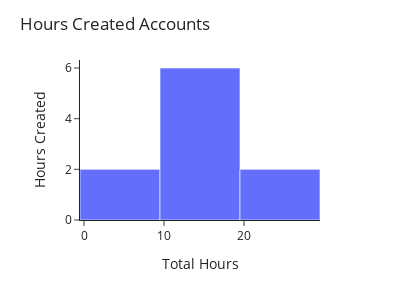

Source (notebook cell):
### Code cell
fig = px.histogram(df_users_transformed, x='HOUR_CREATED',)
fig.update_layout(
    title='Hours Created Accounts',
    width=400,
    height=300,
    xaxis_title='Total Hours',
    yaxis_title='Hours Created',
    template='simple_white',
)

### Figure 1 — Plotly figure (JSON) as saved in the notebook; plotly's stock layout.template omitted (floating-point values rounded to 4 significant figures)
{"data": [{"alignmentgroup": "True", "bingroup": "x", "hovertemplate": "HOUR_CREATED=%{x}<br>count=%{y}<extra></extra>", "legendgroup": "", "marker": {"color": "#636efa", "pattern": {"shape": ""}}, "name": "", "offsetgroup": "", "orientation": "v", "showlegend": false, "type": "histogram", "x": [23, 17, 11, 11, 16, 15, 17, 0, 1, 20], "xaxis": "x", "yaxis": "y"}], "layout": {"barmode": "relative", "height": 300, "legend": {"tracegroupgap": 0}, "margin": {"t": 60}, "title": {"text": "Hours Created Accounts"}, "width": 400, "xaxis": {"anchor": "y", "domain": [0, 1], "title": {"text": "Total Hours"}}, "yaxis": {"anchor": "x", "domain": [0, 1], "title": {"text": "Hours Created"}}}}
